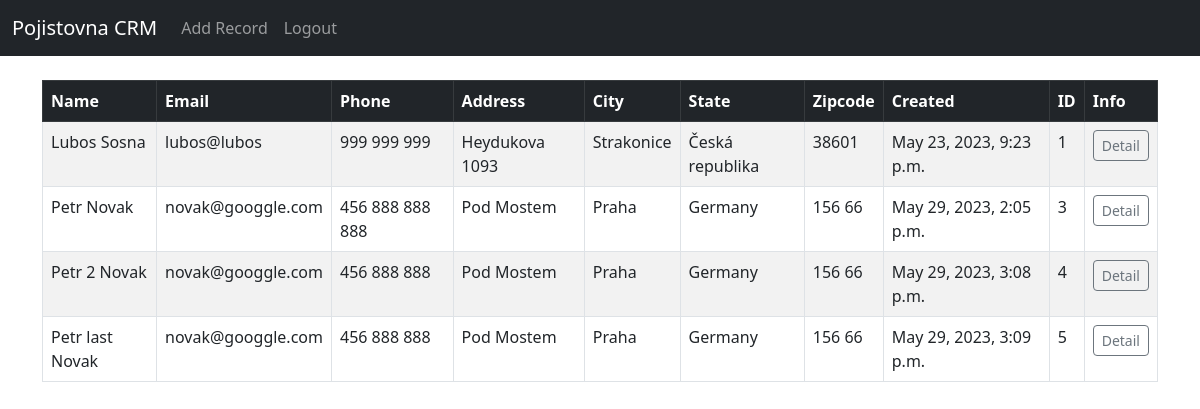
The app's page / (signed in), older data.
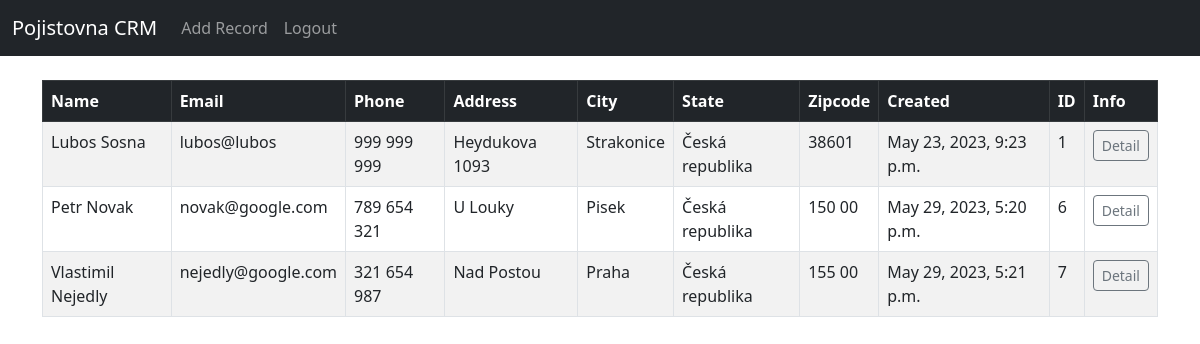
The same page, newer data.
### app_pojistovna/models.py (models this page shows)
class Record(models.Model):
    create_at = models.DateTimeField(auto_now_add=True)
    first_name = models.CharField(max_length=50)
    last_name = models.CharField(max_length=50)
    email = models.CharField(max_length=50)
    phone = models.CharField(max_length=20)
    address = models.CharField(max_length=100)
    city = models.CharField(max_length=50)
    state = models.CharField(max_length=50)
    zipcode = models.CharField(max_length=20)
    def __str__(self):
        return (f"{self.first_name} {self.last_name}")

### app_pojistovna/views.py (the view)
# urls.py: path('', views.home, name='home'),
def home(request):
    records = Record.objects.all()
    if request.method == 'POST':
        username = request.POST['username']
        password = request.POST['password']
        user = authenticate(request, username=username, password=password)
        if user is not None:
            login(request, user)
            messages.success(request, "Prihlaseni probehlo uspesne!")
            return redirect('home')
        else:
            messages.success(request, "Chyba pri prihlaseni, zkuste to znovu...")
            return redirect('home')
    else:
        return render(request, 'home.html', {'records':records})

### app_pojistovna/templates/home.html (shortened to what this page needs)
{% extends 'base.html' %}
{% block content %}
{% if user.is_authenticated %}
<table class="table table-striped table-hover table-bordered">
  <thead class="table-dark">
    <tr>
        <th scope="col">Name</th>
        <th scope="col">Email</th>
        <th scope="col">Phone</th>
        <th scope="col">Address</th>
        <th scope="col">City</th>
        <th scope="col">State</th>
        <th scope="col">Zipcode</th>
        <th scope="col">Created</th>
        <th scope="col">ID</th>
        <th scope="col">Info</th>
    </tr>
  </thead>
    <tbody>
            {% if records %}
                {% for record in records %}
                     <tr>
                       <td>{{ record.first_name }}
                        {{ record.last_name }}</td>
                        <td>{{ record.email }}</td>
                        <td>{{ record.phone }}</td>
                        <td>{{ record.address }}</td>
                        <td>{{ record.city }}</td>
                        <td>{{ record.state }}</td>
                        <td>{{ record.zipcode }}</td>
                        <td>{{ record.create_at }}</td>
                        <td>{{ record.id }}</td>
                        <td><a href="{% url 'record' record.id%}" class="btn btn-outline-secondary btn-sm">Detail</a></td>
                    </tr>
                {% endfor %}
            {% endif %}
    </tbody>
</table>
{% endif %}
{% endblock %}

### app_pojistovna/templates/base.html (shortened to what this page needs)
<!doctype html>
<html lang="en">
  <head>
    <link href="https://cdn.jsdelivr.net/npm/bootstrap@5.3.0-alpha3/dist/css/bootstrap.min.css" rel="stylesheet">
  </head>
  <body>
    {% include 'navbar.html' %}
    <div class="container">
      <br/>
      {% block content %}
      {% endblock %}
    </div>
  </body>
</html>

### app_pojistovna/templates/navbar.html (shortened to what this page needs)
<nav class="navbar navbar-expand-lg navbar-dark bg-dark">
  <div class="container-fluid">
    <a class="navbar-brand" href="{% url 'home' %}">Pojistovna CRM</a>
    <div class="collapse navbar-collapse" id="navbarSupportedContent">
      <ul class="navbar-nav me-auto mb-2 mb-lg-0">
        {% if user.is_authenticated %}
          <li class="nav-item">
          <a class="nav-link" href="{% url 'add_record' %}">Add Record</a>
        </li>
        <li class="nav-item">
          <a class="nav-link" href="{% url 'logout' %}">Logout</a>
        </li>
        {% endif %}
      </ul>
    </div>
  </div>
</nav>

Row changes from the older to the newer data that the page shows:
removed Record: first_name "Petr", last_name "Novak", email "novak@googgle.com", phone "456 888 888 888", address "Pod Mostem", city "Praha", state "Germany", zipcode "156 66", create_at "May 29, 2023, 2:05 p.m.", id "3"
removed Record: first_name "Petr 2", last_name "Novak", email "novak@googgle.com", phone "456 888 888", address "Pod Mostem", city "Praha", state "Germany", zipcode "156 66", create_at "May 29, 2023, 3:08 p.m.", id "4"
removed Record: first_name "Petr last", last_name "Novak", email "novak@googgle.com", phone "456 888 888", address "Pod Mostem", city "Praha", state "Germany", zipcode "156 66", create_at "May 29, 2023, 3:09 p.m.", id "5"
added Record: first_name "Petr", last_name "Novak", email "novak@google.com", phone "789 654 321", address "U Louky", city "Pisek", state "Česká republika", zipcode "150 00", create_at "May 29, 2023, 5:20 p.m.", id "6"
added Record: first_name "Vlastimil", last_name "Nejedly", email "nejedly@google.com", phone "321 654 987", address "Nad Postou", city "Praha", state "Česká republika", zipcode "155 00", create_at "May 29, 2023, 5:21 p.m.", id "7"
